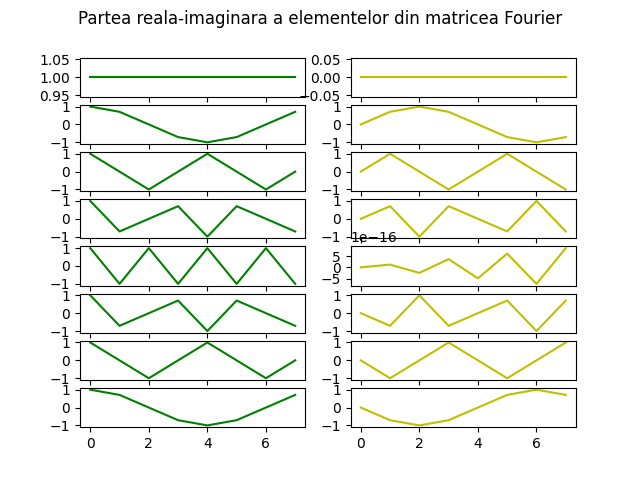

The Python source for this figure:
# Codreanu Radu Stefan
# Grupa 461

import numpy as np
import matplotlib.pyplot as plt

# Exercitiul 1

N = 8
T = np.linspace(0, 3, N)
F = np.zeros((N, N), dtype=complex)

for m in range(N):
    for n in range(N):
        F[m][n] = np.exp(2 * np.pi * 1j * m * n / N)

_, axs = plt.subplots(N, 2)
plt.suptitle('Partea reala-imaginara a elementelor din matricea Fourier')

for i in range(N):
    axs[i, 0].plot(np.arange(N), F[i].real, 'g')
    axs[i, 1].plot(np.arange(N), F[i].imag, 'y')

check = np.allclose(np.dot(F, F.conj().T), np.eye(N))

if check:
    print("Matricea Fourier este complexa si ortogonala")
else:
    print("Matricea Fourier nu este complexa si ortogonala")

plt.show()
